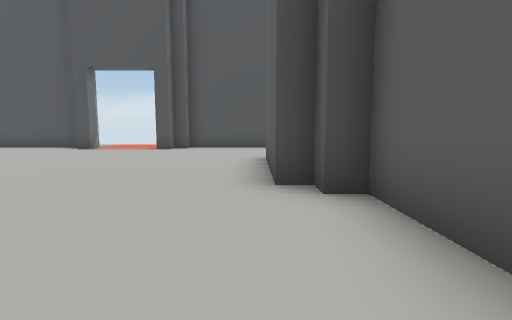
[1] (above)

13 first-person views from a walk through a scene from a Unity 3-D project. The camera is 1.4 m above the floor, tilts 6° down and sees 85° across. The floor is counted in squares, 2 m on a side. Each view is taken from the middle of a square. On the plan, view 1 faces up. The plan holds only what a view shows up to about 9 squares ahead; the rest is blank. The place goes on beyond the plan. The player character is not drawn.

[2]
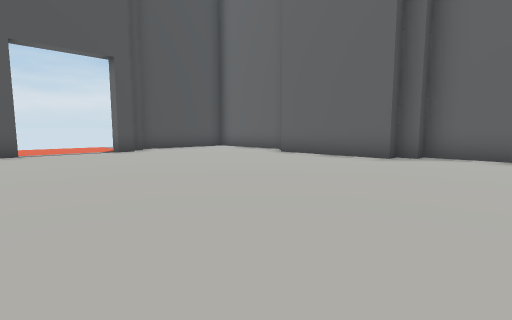

[3]
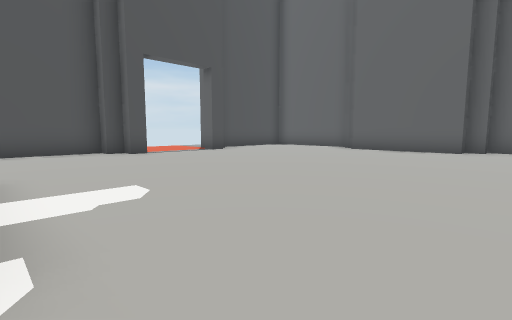

[4]
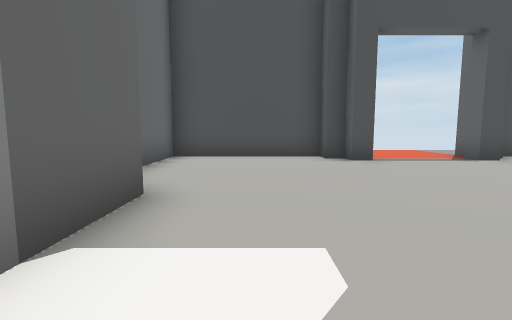

[5]
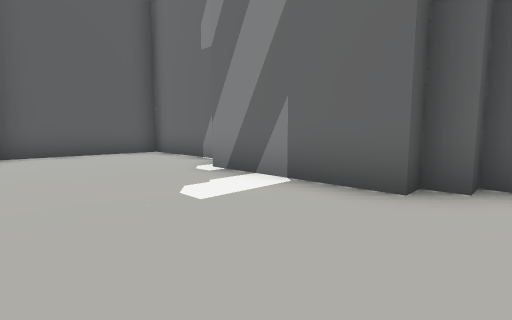

[6]
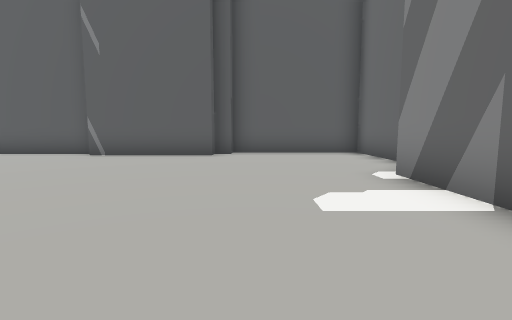

[7]
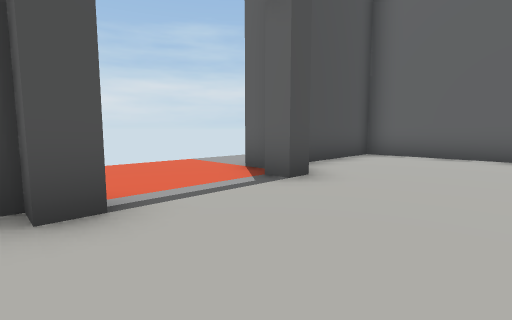

[8]
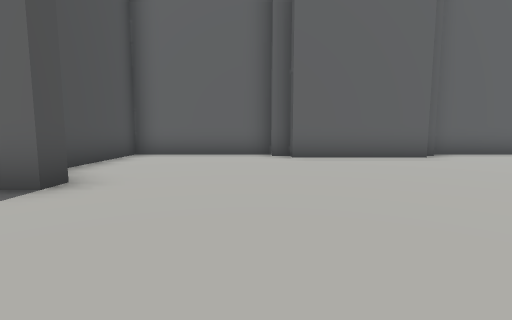

[9]
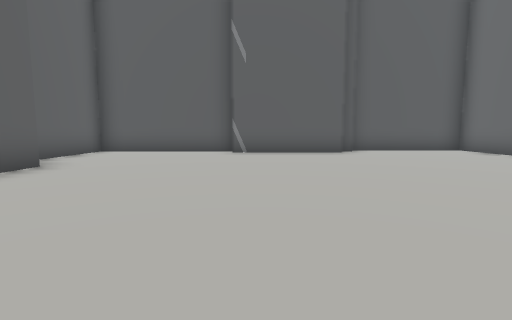

[10]
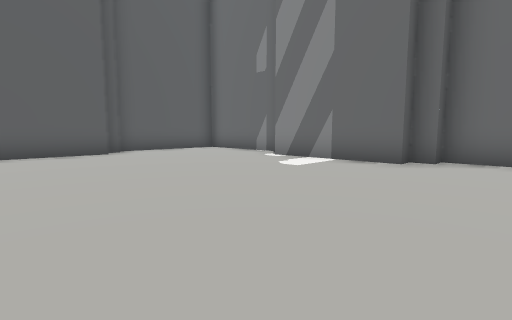

[11]
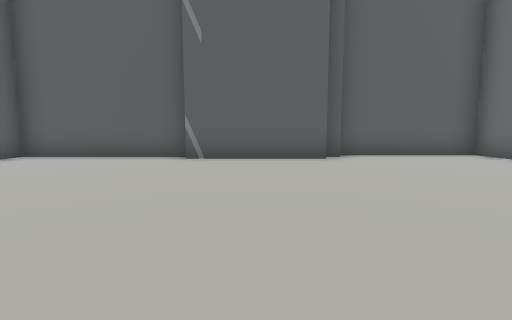

[12]
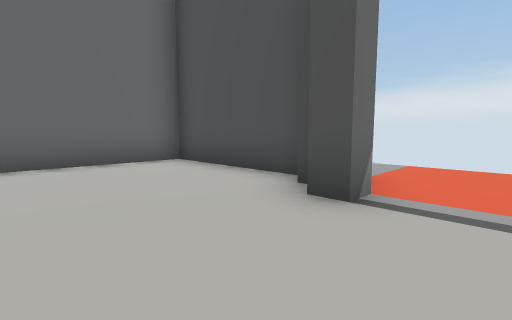

[13]
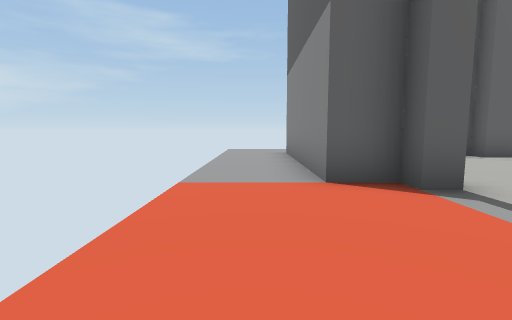

### Floor plan
Key: @ floor where view 1 was taken; # wall or solid block; . floor.
Columns run from 12 left of view 1 to 2 right of it. Each row starts with its distance up from view 1.
 13      ..........
 12 ######...#####.
 11 #....#...#...#
 10 #............#
  9 #............#
  8 #............#
  7 ##..........##
  6  #..........#
  5  #..........#
  4  #..........##
  3 ##...........#
  2 #............#
  1 #............#
  0 #....#####..@#
 -1 ######   #####

Positions as (right, up) in squares from view 1, and headings:
1: (0, 0), facing up
2: (-7, 1), facing up-right
3: (-10, 2), facing up-right
4: (-9, 4), facing up
5: (-7, 8), facing down-left
6: (-8, 8), facing down
7: (-7, 8), facing up-right
8: (-7, 8), facing right
9: (-4, 9), facing down
10: (-4, 9), facing down-left
11: (-5, 7), facing down
12: (-5, 8), facing up-left
13: (-7, 13), facing right
